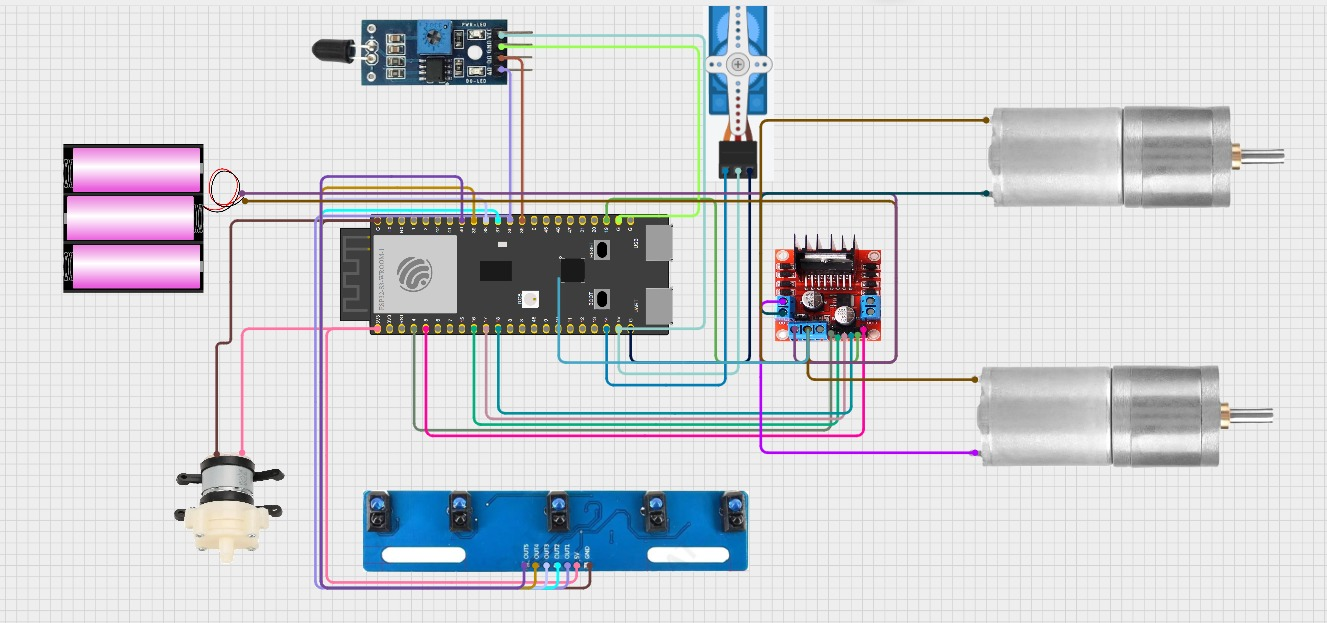
#> input picture IMG-20251120-WA0014.jpg, 1327 x 623 px, given in place of the camera
$ python fire_detector.py
#> lines starting #> are read from the running program, lines starting #| are printed output that depends on the picture; after the words box and inside, x2 and y2 are one past the last pixel; in counts of white or black regions, pixels touching at a corner belong together
import cv2
import numpy as np
import sys
import time
import winsound
import paho.mqtt.client as mqtt

# ================== CONFIG ==================
USE_MQTT = True
BROKER = "10.22.41.17"
PORT = 1883

# HARUS sama dengan .ino
TOPIC_FIRE = "robot/fire/detected"   # ESP32 subscribe ini
TOPIC_STATUS = "robot/status"        # ESP32 publish ini (monitor state)

PAYLOAD_ON  = "ON"
PAYLOAD_OFF = "OFF"

# --- HSV Fire Range (punya kamu) ---
lower_fire = np.array([0, 50, 180], dtype="uint8")
upper_fire = np.array([35, 255, 255], dtype="uint8")

# --- Fire decision ---
FIRE_AREA_THRESHOLD = 100
DEBOUNCE_ON_HITS = 2
DEBOUNCE_OFF_HITS = 3

# --- Beep ---
BEEP_FREQ = 2500
BEEP_MS = 100
BEEP_COOLDOWN = 0.25

# ================== MQTT STATE ==================
client = None
mqtt_ready = False

last_robot_status = "-"     # status terakhir dari ESP
mission_latched = False     # True = mission sedang jalan, jangan retrigger ON

# robot siap menerima start mission kalau status ini:
ROBOT_READY_STATES = {"IDLE", "COMPLETED"}

# robot dianggap sedang menjalankan mission kalau status ini:
ROBOT_BUSY_STATES = {
    "MOVING_TO_FIRE",
    "EXTINGUISHING",
    "TURN_BACK_FROM_FIRE",
    "RETURNING",
    "FINAL_TURN_AT_START"
}

def now_s():
    return time.time()

def safe_decode(b: bytes) -> str:
    try:
        return b.decode(errors="ignore").strip()
    except:
        return ""

# ================== MQTT CALLBACKS ==================
def on_connect(client, userdata, flags, rc):
    global mqtt_ready
    mqtt_ready = (rc == 0)
    if mqtt_ready:
        print(f"\n✅ MQTT: Connected to {BROKER}:{PORT}")
        client.subscribe(TOPIC_STATUS)
    else:
        print(f"\n❌ MQTT: Connect failed rc={rc}")

def on_disconnect(client, userdata, rc):
    global mqtt_ready
    mqtt_ready = False
    print(f"\n⚠️ MQTT: Disconnected rc={rc}")

def on_message(client, userdata, msg):
    global last_robot_status, mission_latched

    if msg.topic != TOPIC_STATUS:
        return

    status = safe_decode(msg.payload)
    if not status:
        return

    last_robot_status = status

    # Latch logic: kalau robot mulai mission -> latch ON
    if status in ROBOT_BUSY_STATES:
        mission_latched = True

    # Kalau robot kembali IDLE -> boleh trigger lagi
    if status in ROBOT_READY_STATES or status == "IDLE":
        mission_latched = False

# ================== MQTT HELPERS ==================
def mqtt_init():
    global client, mqtt_ready, USE_MQTT

    if not USE_MQTT:
        return

    try:
        # Callback API v1 agar kompatibel dengan banyak versi paho
        client = mqtt.Client(client_id="OpenCV-FireDetector", clean_session=True)
        client.on_connect = on_connect
        client.on_disconnect = on_disconnect
        client.on_message = on_message

        # safety: kalau PC mati mendadak, publish OFF (tidak mengganggu ESP, hanya safety/log)
        client.will_set(TOPIC_FIRE, payload=PAYLOAD_OFF, qos=0, retain=False)

        client.connect(BROKER, PORT, 60)
        client.loop_start()

        # tunggu connect max 2 detik
        t0 = now_s()
        while not mqtt_ready and (now_s() - t0) < 2.0:
            time.sleep(0.05)

        if not mqtt_ready:
            raise RuntimeError("MQTT connect timeout (broker tidak respon / beda jaringan / firewall)")

    except Exception as e:
        print(f"⚠️ MQTT tidak tersedia: {e}")
        USE_MQTT = False
        mqtt_ready = False
        client = None

def mqtt_publish(payload: str) -> bool:
    global USE_MQTT, mqtt_ready, client

    if not USE_MQTT:
        return False

    if (not mqtt_ready) or (client is None):
        mqtt_init()
        if not mqtt_ready:
            return False

    try:
        info = client.publish(TOPIC_FIRE, payload, qos=0, retain=False)
        info.wait_for_publish(timeout=1.0)
        return True
    except Exception as e:
        print(f"\n⚠️ MQTT publish gagal: {e}")
        mqtt_ready = False
        return False

mqtt_init()

# ================== CAMERA ==================
cap = cv2.VideoCapture(0)
if not cap.isOpened():
    print("❌ Kamera tidak terdeteksi!")
    sys.exit()

print("SISTEM PENDETEKSI API + ALARM + MQTT (TERINTEGRASI DENGAN ESP32)")
print("Tekan 'd' untuk toggle mask debug, 'q' untuk keluar.")
print("-----------------------------------")

show_mask = False

# status publish terakhir (biar tidak spam)
fire_sent = "OFF"

# debounce counters
on_hits = 0
off_hits = 0

last_beep_t = 0.0

# optional: batasi publish ON minimal jeda (anti spam jika status robot belum kebaca)
MIN_ON_INTERVAL = 1.0
last_on_publish_t = 0.0

def robot_is_ready() -> bool:
    """
    Robot siap start mission kalau:
    - belum latch (mission belum jalan)
    - status robot IDLE/COMPLETED (kalau status belum terbaca '-', tetap boleh, tapi lebih aman tunggu IDLE)
    """
    if mission_latched:
        return False
    if last_robot_status in ROBOT_READY_STATES:
        return True
    return False

try:
    while True:
        ret, frame = cap.read()
#> frame is the input picture: shape (623, 1327, 3); mean B, G, R 213.1, 209.1, 207.7
        if not ret:
            break

        frame = cv2.resize(frame, (640, 480))
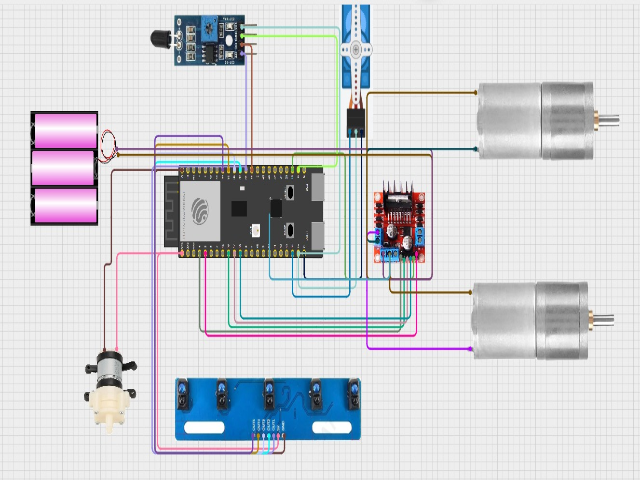
#> frame: shape (480, 640, 3); mean B, G, R 213, 208.9, 207.6

        blur = cv2.GaussianBlur(frame, (11, 11), 0)
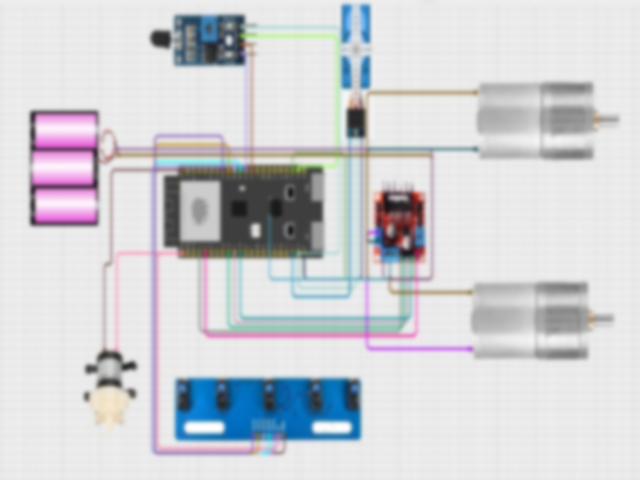
#> blur: shape (480, 640, 3); mean B, G, R 213, 208.9, 207.6
        hsv = cv2.cvtColor(blur, cv2.COLOR_BGR2HSV)
#> hsv: shape (480, 640, 3); mean H, S, V 30.9, 17, 215.4

        mask = cv2.inRange(hsv, lower_fire, upper_fire)
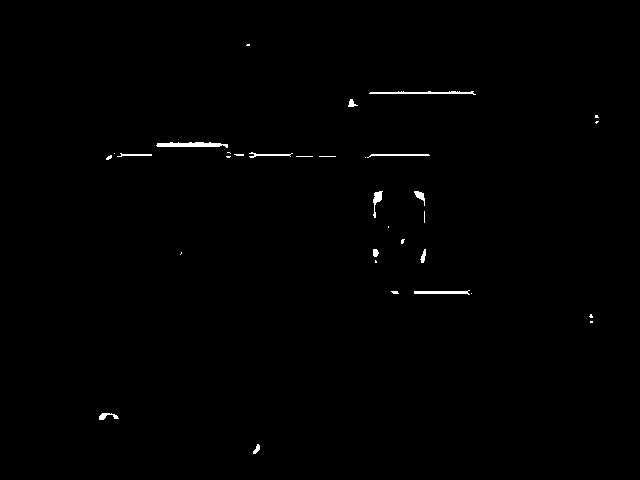
#> mask: shape (480, 640); 0.51% white; 33 white regions (20 under 20 px), largest, box (x1, y1, x2, y2) and area: (156, 142, 228, 148) 292, (369, 91, 476, 95) 228, (414, 290, 470, 295) 167
        mask = cv2.erode(mask, None, iterations=1)
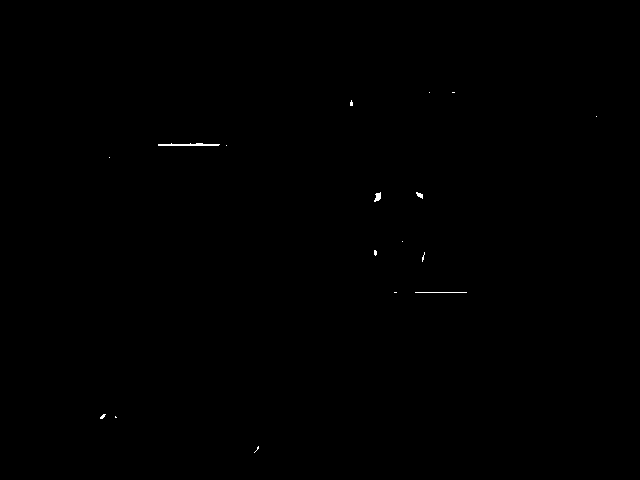
#> mask: shape (480, 640); 0.11% white in thin lines or dots, all inside (x1, y1, x2, y2) = (100, 92, 597, 453)
        mask = cv2.dilate(mask, None, iterations=2)
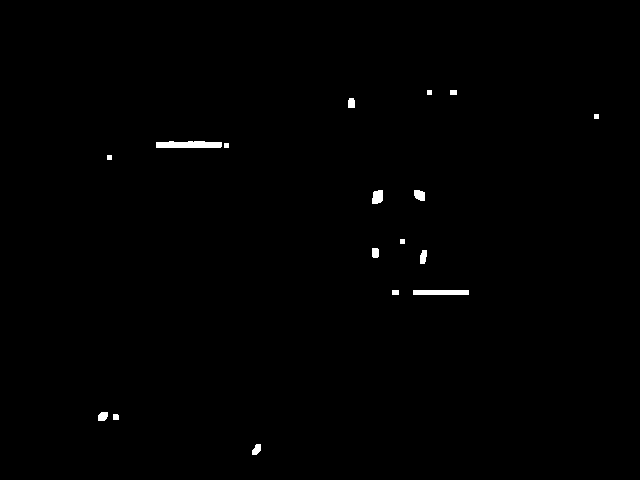
#> mask: shape (480, 640); 0.5% white; 17 white regions

        # fitur
        _, _, v = cv2.split(hsv)
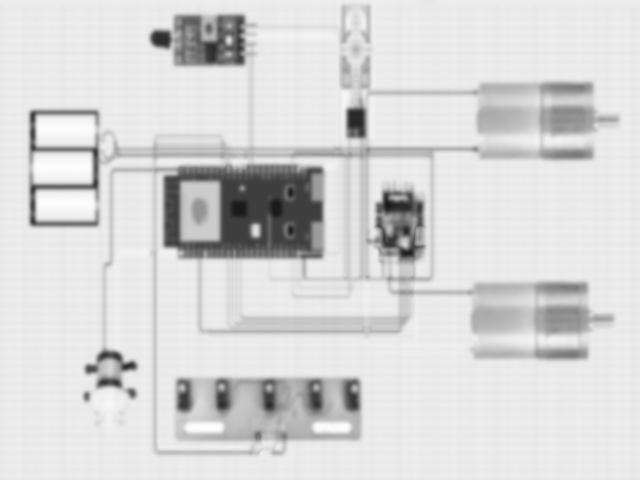
#> v: shape (480, 640); min 24, max 255, mean 215.4
        max_brightness = int(np.max(v))
#> max_brightness = 255
        fire_area = int(cv2.countNonZero(mask))
#> fire_area = 1522

        raw_fire = fire_area > FIRE_AREA_THRESHOLD
#> raw_fire = True

        # debounce
        if raw_fire:
            on_hits += 1
            off_hits = 0
        else:
            off_hits += 1
            on_hits = 0

        # hasil debounce
        fire_detected = False
        if on_hits >= DEBOUNCE_ON_HITS:
            fire_detected = True
        if off_hits >= DEBOUNCE_OFF_HITS:
            fire_detected = False

        # beep
        if fire_detected:
            now = now_s()
            if (now - last_beep_t) >= BEEP_COOLDOWN:
                winsound.Beep(BEEP_FREQ, BEEP_MS)
                last_beep_t = now

        # ================== INTEGRASI LOGIC ==================
        # Kita cuma perlu kirim ON untuk memulai mission.
        # OFF tidak dipakai ESP untuk reset, tapi tetap kita kirim saat keluar program (safety).
        desired = "ON" if fire_detected else "OFF"

        # 1) Kalau api terdeteksi dan robot siap -> publish ON sekali
        if desired == "ON":
            can_send = robot_is_ready() and ((now_s() - last_on_publish_t) >= MIN_ON_INTERVAL)
            if can_send and fire_sent != "ON":
                ok = mqtt_publish(PAYLOAD_ON)
                fire_sent = "ON"
                last_on_publish_t = now_s()
                print(f"\n📡 PUBLISH {TOPIC_FIRE} = {PAYLOAD_ON} ({'OK' if ok else 'SKIP'})")
            # kalau robot belum siap / mission latched -> jangan publish ON lagi

        # 2) Kalau CV sudah OFF, kita boleh update fire_sent ke OFF untuk UI,
        #    tapi tidak perlu publish OFF berkali-kali (ESP tidak butuh).
        if desired == "OFF":
            fire_sent = "OFF"

        # bounding box
        contours, _ = cv2.findContours(mask, cv2.RETR_EXTERNAL, cv2.CHAIN_APPROX_SIMPLE)
#> contours = 17 contours, 5 with area under 20; largest, box (x1, y1, x2, y2) and area: (156, 141, 222, 148) 346, (413, 290, 469, 295) 220, (372, 190, 383, 204) 111, (414, 190, 425, 201) 82, (420, 250, 427, 264) 63
        for contour in contours:
            if cv2.contourArea(contour) > FIRE_AREA_THRESHOLD:
                x, y, w, h = cv2.boundingRect(contour)
                cv2.rectangle(frame, (x, y), (x + w, y + h), (0, 0, 255), 2)
                cv2.putText(frame, "API!", (x, y - 10),
                            cv2.FONT_HERSHEY_SIMPLEX, 0.6, (0, 0, 255), 2)
#> this loop made 17 passes
#> (contour, x, y, w, h) on pass 4: ([[413, 290], [413, 294], [468, 294], [468, 290]], 413, 290, 56, 5)
#> (x, y, w, h) on passes 10, 13: (372, 190, 11, 14), (156, 141, 66, 7)
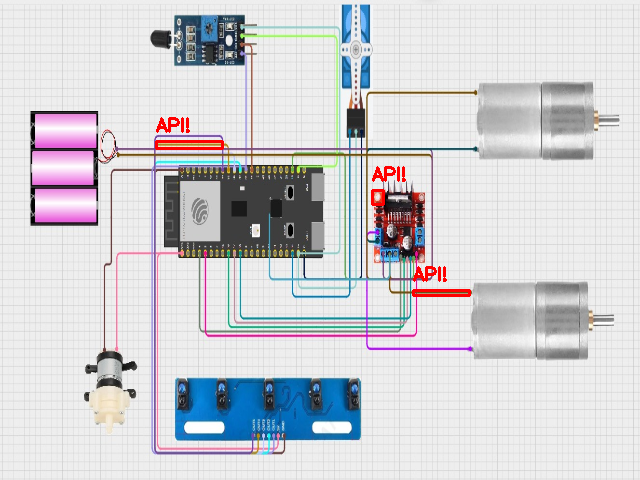
#> frame: shape (480, 640, 3); 0.58% of pixels changed, all inside (x1, y1, x2, y2) = (155, 117, 471, 297)

        status_txt = "⚠️ KEBAKARAN! ⚠️" if fire_detected else "AMAN"
        ready_txt = "READY" if robot_is_ready() else "BUSY"

        sys.stdout.write(
            f"\r[MONITOR] Bright:{max_brightness:<3} | Area:{fire_area:<6} | CV:{status_txt:<14} | MQTT:{'ON' if mqtt_ready else 'OFF'} | ROBOT:{last_robot_status:<18} | GATE:{ready_txt:<5}   "
        )
#| [MONITOR] Bright:255 | Area:1522   | CV:AMAN           | MQTT:OFF | ROBOT:-                  | GATE:BUSY
        sys.stdout.flush()

        cv2.imshow("Monitor Kamera", frame)
        if show_mask:
            cv2.imshow("Mask (Debug)", mask)

        key = cv2.waitKey(1) & 0xFF
#> (key q is pressed here)
        if key == ord('q'):
            print("\nProgram selesai.")
            break
        elif key == ord('d'):
            show_mask = not show_mask
            if not show_mask:
                cv2.destroyWindow("Mask (Debug)")

finally:
    # safety: kirim OFF saat keluar
    mqtt_publish(PAYLOAD_OFF)

    cap.release()
    cv2.destroyAllWindows()

    if client:
        try:
            client.loop_stop()
        except:
            pass
        try:
            client.disconnect()
        except:
            pass

print("🔌 Selesai.")

$ run again, on wiring schematic.png
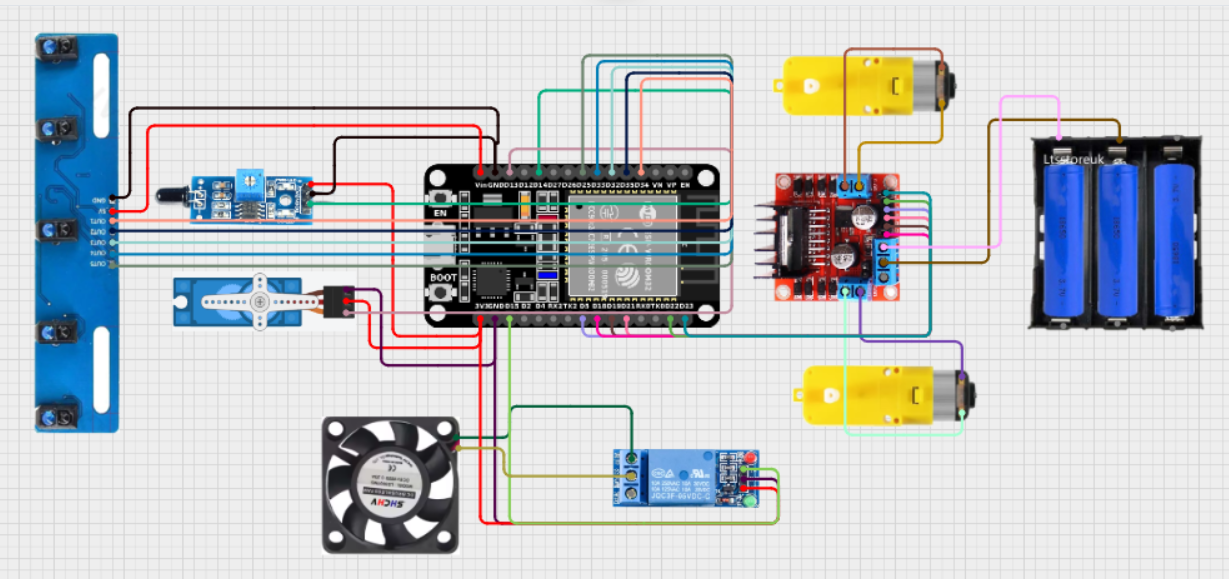
#> input picture wiring schematic.png, 1229 x 579 px, given in place of the camera
#> frame is the input picture: shape (579, 1229, 3); mean B, G, R 199.8, 196.4, 192.4
#> hsv: shape (480, 640, 3); mean H, S, V 38.2, 33.1, 208
#> `mask = cv2.inRange(hsv, lower_fire, upper_fire)`:
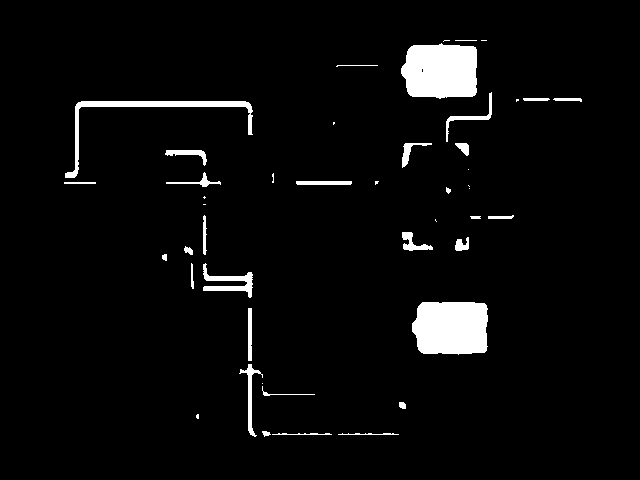
#> mask: shape (480, 640); 4.1% white; 45 white regions (14 under 20 px), largest, box (x1, y1, x2, y2) and area: (401, 43, 477, 99) 3673, (412, 302, 488, 355) 3639, (65, 101, 253, 178) 1480
#> max_brightness = 255
#> fire_area = 15021
#> raw_fire = True
#> contours = 29 contours, 2 with area under 20; largest, box (x1, y1, x2, y2) and area: (400, 43, 478, 99) 3822, (411, 301, 489, 355) 3784, (64, 100, 253, 179) 1788, (202, 263, 253, 298) 740, (239, 363, 260, 437) 452
#> the loop `for contour in contours:` made 29 passes
#> (contour, x, y, w, h) on passes 6, 16, 26: ([[247, 307], [247, 361], [252, 361], [252, 307]], 247, 307, 6, 55), ([[202, 215], [202, 254], [206, 254], [206, 215]], 202, 215, 5, 40), ([[554, 97], [554, 101], [581, 101], [581, 97]], 554, 97, 28, 5)
#> after the loop `for contour in contours:`:
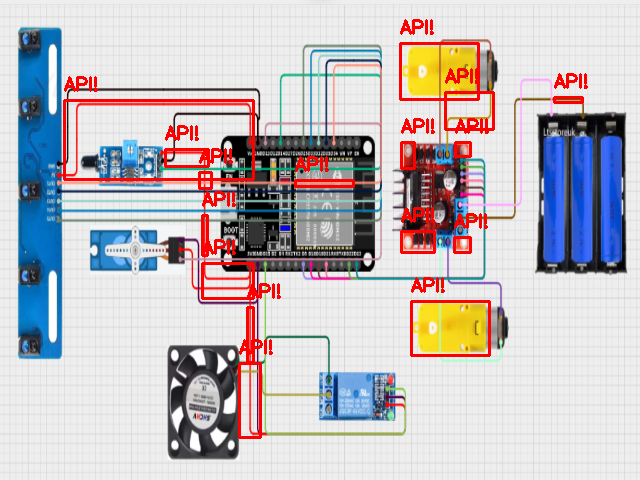
#> frame: shape (480, 640, 3); mean B, G, R 192.6, 189, 194.5
#| [MONITOR] Bright:255 | Area:15021  | CV:AMAN           | MQTT:OFF | ROBOT:-                  | GATE:BUSY
